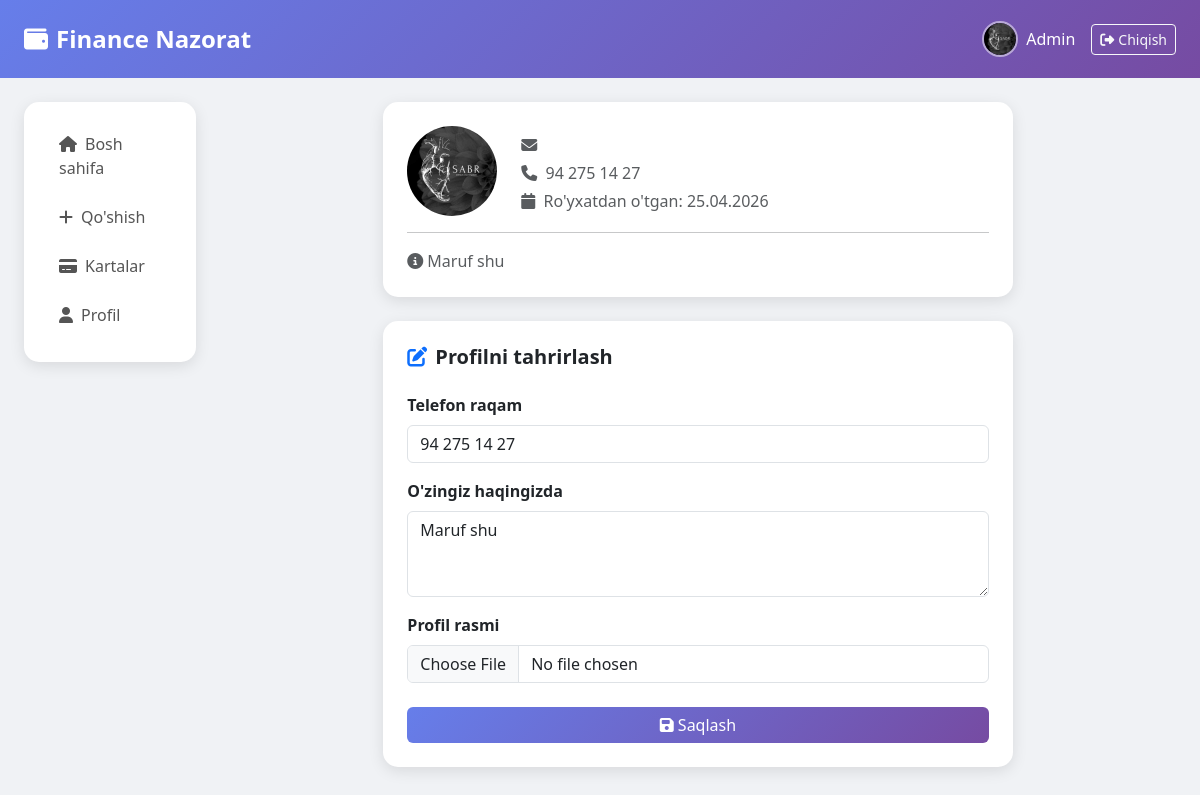
/profile/ (signed in), run on the app's committed database.
### transactions/models.py (models this page shows, shortened)
class Profile(models.Model):
    user = models.OneToOneField(User, on_delete=models.CASCADE)
    phone = models.CharField(max_length=15, blank=True)
    bio = models.TextField(blank=True)
    avatar = models.ImageField(upload_to='avatars/', blank=True, null=True)
    created_at = models.DateField(auto_now_add=True)

### transactions/views.py (the view)
# urls.py: path('profile/', views.profile, name='profile'),
@login_required
def profile(request):
    profile, created = Profile.objects.get_or_create(user=request.user)
    if request.method == 'POST':
        form = ProfileForm(request.POST, request.FILES, instance=profile)
        if form.is_valid():
            form.save()
            return redirect('profile')
    else:
        form = ProfileForm(instance=profile)
    context = {
        'form': form,
        'profile': profile,
    }
    return render(request, 'transactions/profile.html', context)

### transactions/forms.py
class ProfileForm(forms.ModelForm):
    class Meta:
        model = Profile
        fields = ['phone', 'bio', 'avatar']
        widgets = {
            'phone': forms.TextInput(attrs={'class': 'form-control', 'placeholder': 'Telefon raqam'}),
            'bio': forms.Textarea(attrs={'class': 'form-control', 'rows': 3, 'placeholder': 'O\'zingiz haqingizda'}),
            'avatar': forms.FileInput(attrs={'class': 'form-control'}),
        }

### transactions/templates/transactions/profile.html (shortened to what this page needs)
{% extends 'transactions/base.html' %}
{% block content %}
<div class="row justify-content-center">
    <div class="col-md-8">
        <div class="card p-4 mb-4">
            <div class="d-flex align-items-center gap-4">
                {% if profile.avatar %}
                <img src="{{ profile.avatar.url }}"
                     style="width:90px;height:90px;border-radius:50%;object-fit:cover;">
                {% else %}
                <div style="width:90px;height:90px;border-radius:50%;
                            background:linear-gradient(135deg,#667eea,#764ba2);
                            display:flex;align-items:center;justify-content:center;">
                    <i class="fas fa-user fa-2x text-white"></i>
                </div>
                {% endif %}
                <div>
                    <p class="text-muted mb-1">
                        <i class="fas fa-envelope me-1"></i>{{ user.email }}
                    </p>
                    <p class="text-muted mb-1">
                        <i class="fas fa-phone me-1"></i>
                        {{ profile.phone|default:"Telefon kiritilmagan" }}
                    </p>
                    <p class="text-muted mb-0">
                        <i class="fas fa-calendar me-1"></i>
                        Ro'yxatdan o'tgan: {{ user.date_joined|date:"d.m.Y" }}
                    </p>
                </div>
            </div>
            {% if profile.bio %}
            <hr>
            <p class="text-muted mb-0">
                <i class="fas fa-info-circle me-1"></i>{{ profile.bio }}
            </p>
            {% endif %}
        </div>
        <div class="card p-4">
            <h5 class="fw-bold mb-4">
                <i class="fas fa-edit me-2 text-primary"></i>Profilni tahrirlash
            </h5>
            <form method="POST" enctype="multipart/form-data">
                <div class="mb-3">
                    <label class="form-label fw-semibold">Telefon raqam</label>
                    {{ form.phone }}
                </div>
                <div class="mb-3">
                    <label class="form-label fw-semibold">O'zingiz haqingizda</label>
                    {{ form.bio }}
                </div>
                <div class="mb-4">
                    <label class="form-label fw-semibold">Profil rasmi</label>
                    {{ form.avatar }}
                </div>
                <button type="submit" class="btn btn-primary w-100">
                    <i class="fas fa-save me-1"></i>Saqlash
                </button>
            </form>
        </div>
    </div>
</div>
{% endblock %}

### transactions/templates/transactions/base.html (shortened to what this page needs)
<!DOCTYPE html>
<html lang="uz">
<head>
    <link href="https://cdn.jsdelivr.net/npm/bootstrap@5.3.0/dist/css/bootstrap.min.css" rel="stylesheet">
    <link href="https://cdnjs.cloudflare.com/ajax/libs/font-awesome/6.4.0/css/all.min.css" rel="stylesheet">
</head>
<body>
<nav class="navbar navbar-dark px-4 py-3">
    <a class="navbar-brand fw-bold fs-4" href="{% url 'index' %}">
        <i class="fas fa-wallet me-2"></i>Finance Nazorat
    </a>
    {% if user.is_authenticated %}
    <div class="d-flex align-items-center gap-3">
        <a href="{% url 'profile' %}" class="d-flex align-items-center gap-2 text-white text-decoration-none">
            {% if user.profile.avatar %}
            <img src="{{ user.profile.avatar.url }}"
                 style="width:36px;height:36px;border-radius:50%;object-fit:cover;border:2px solid rgba(255,255,255,0.5);">
            {% else %}
            <div style="width:36px;height:36px;border-radius:50%;
                        background:rgba(255,255,255,0.2);
                        display:flex;align-items:center;justify-content:center;">
                <i class="fas fa-user"></i>
            </div>
            {% endif %}
            <span>{{ user.first_name|default:user.username }}</span>
        </a>
        <form method="POST" action="{% url 'logout' %}" class="d-inline">
            <button type="submit" class="btn btn-outline-light btn-sm">
                <i class="fas fa-sign-out-alt me-1"></i>Chiqish
            </button>
        </form>
    </div>
    {% endif %}
</nav>
<div class="container-fluid mt-4 px-4">
    <div class="row">
        {% if user.is_authenticated %}
        <div class="col-md-2 mb-4">
            <div class="sidebar">
                <a href="{% url 'index' %}">
                    <i class="fas fa-home me-2"></i>Bosh sahifa
                </a>
                <a href="{% url 'add_transaction' %}">
                    <i class="fas fa-plus me-2"></i>Qo'shish
                </a>
                <a href="{% url 'cards' %}">
                    <i class="fas fa-credit-card me-2"></i>Kartalar
                </a>
                <a href="{% url 'profile' %}">
                    <i class="fas fa-user me-2"></i>Profil
                </a>
            </div>
        </div>
        {% endif %}
        <div class="col-md-10">
            {% block content %}{% endblock %}
        </div>
    </div>
</div>
</body>
</html>

### transactions/templates/transactions/base.html (style rules this page uses)
body { background-color: #f0f2f5; }
.navbar { background: linear-gradient(135deg, #667eea, #764ba2); }
.card { border: none; border-radius: 15px; box-shadow: 0 4px 15px rgba(0,0,0,0.1); }
.btn-primary { background: linear-gradient(135deg, #667eea, #764ba2); border: none; }
.sidebar { background: white; border-radius: 15px; box-shadow: 0 4px 15px rgba(0,0,0,0.1); padding: 20px; }
.sidebar a { display: block; padding: 10px 15px; border-radius: 10px; color: #555; text-decoration: none; margin-bottom: 5px; }

### data on the page
Profile: avatar (picture), phone "94 275 14 27", bio "Maruf shu"

### other printed values
{{ user.first_name|default:user.username }} "Admin"
{{ user.date_joined|date:"d.m.Y" }} "25.04.2026"
